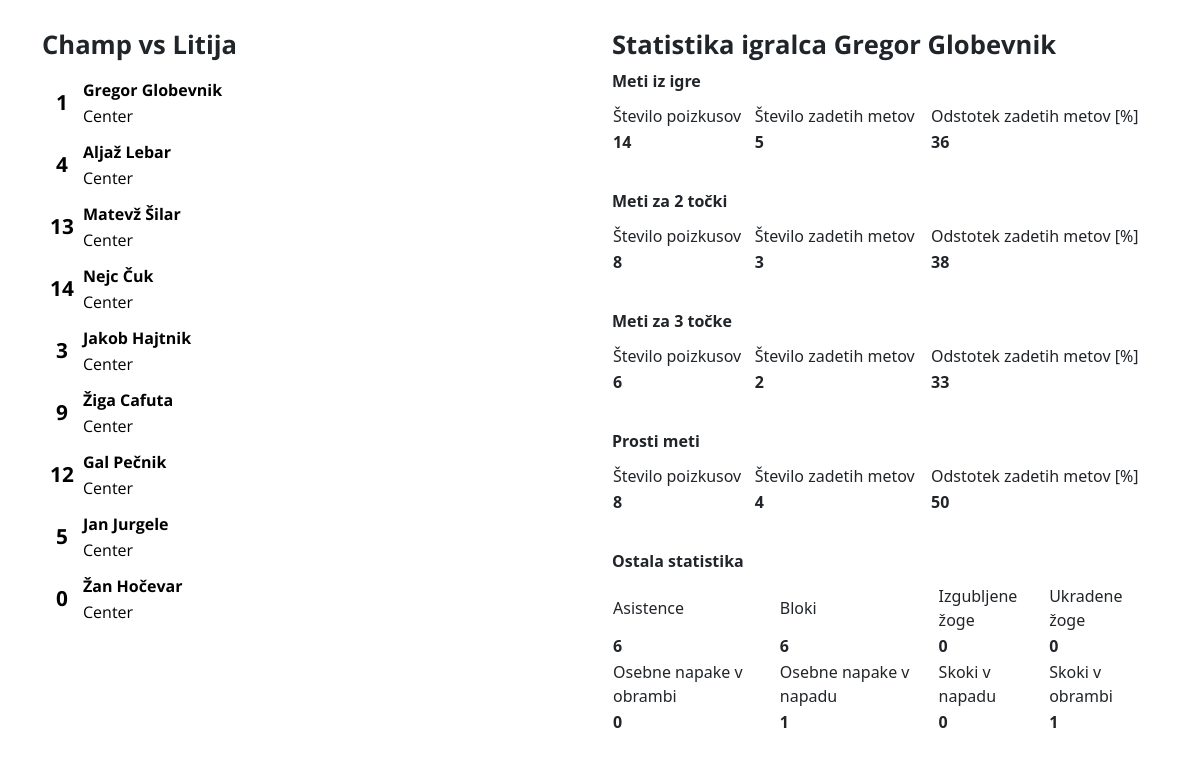
The app's page /final_stat?id=1 with its own data.
### app/models.py (models this page shows, shortened)
class Opponents(db.Model):
    opponent_id = db.Column(db.INTEGER, primary_key=True, autoincrement=True, nullable=False)
    team_name = db.Column(db.String(50), index=True)
    points = db.Column(db.Integer, index=True)
    score = db.Column(db.Boolean, index=True)
    result = db.Column(db.Boolean, index=True)
    date = db.Column(db.Date, index=True, nullable=False)
    home_team_points = db.Column(db.Integer, index=True)
    id_opponent = db.relationship('Players', backref='opponent', lazy=True)

class Players(db.Model):
    player_id = db.Column(db.Integer, primary_key=True, autoincrement=True)
    full_name = db.Column(db.String(50), index=True, nullable=False)
    jersey_no = db.Column(db.String(50), index=True, nullable=False)
    pa_1 = db.Column(db.Integer, index=True)
    pm_1 = db.Column(db.Integer, index=True)
    pa_2 = db.Column(db.Integer, index=True)
    pm_2 = db.Column(db.Integer, index=True)
    pa_3 = db.Column(db.Integer, index=True)
    pm_3 = db.Column(db.Integer, index=True)
    fouls_o = db.Column(db.Integer, index=True)
    fouls_d = db.Column(db.Integer, index=True)
    rebounds_o = db.Column(db.Integer, index=True)
    rebounds_d = db.Column(db.Integer, index=True)
    assists = db.Column(db.Integer, index=True)
    turnovers = db.Column(db.Integer, index=True)
    blocks = db.Column(db.Integer, index=True)
    steals = db.Column(db.Integer, index=True)
    id_positon = db.Column(db.Integer, db.ForeignKey('positions.position_id'), nullable=False)
    id_opponent = db.Column(db.Integer, db.ForeignKey('opponents.opponent_id'))

### app/routes.py (the view)
@app.route('/final_stat', methods=['GET', 'POST'])
def final_stat():
    selected_id = request.args.get('id', None)
    players = Players.query.all()
    current_opponent = Opponents.query.filter_by(date=date.today()).first()
    selected_player = Players.query.filter_by(player_id=selected_id).first()
    if selected_id is None:
        fga = 0
        fgm = 0
        percentage1 = 0
        percentage2 = 0
        percentage3 = 0
        percentage_fg = 0
    else:
        fga = selected_player.pa_2 + selected_player.pa_3
        fgm = selected_player.pm_2 + selected_player.pm_3
        if fga == 0:
            percentage_fg = 0
        else:
            percentage_fg = round((fgm / fga) * 100)
        if selected_player.pa_1 == 0:
            percentage1 = 0
        else:
            percentage1 = round((selected_player.pm_1 / selected_player.pa_1) * 100)
        if selected_player.pa_2 == 0:
            percentage2 = 0
        else:
            percentage2 = round((selected_player.pm_2 / selected_player.pa_2) * 100)
        if selected_player.pa_3 == 0:
            percentage3 = 0
        else:
            percentage3 = round((selected_player.pm_3 / selected_player.pa_3) * 100)
    return render_template('final_stat.html', current_opponent=current_opponent, players=players,
                           selected_player=selected_player, fga=fga, fgm=fgm, percentage1=percentage1,
                           percentage2=percentage2, percentage3=percentage3, percentage_fg=percentage_fg)

### app/templates/final_stat.html (shortened to what this page needs)
<!DOCTYPE html>
<html lang="en">
<head>
    <link rel="stylesheet" href="{{ url_for('static',filename='style.css') }}">
    <link href="https://cdn.jsdelivr.net/npm/bootstrap@5.1.0/dist/css/bootstrap.min.css" rel="stylesheet">
    <link rel="stylesheet" href="/static/css/base.css">
    <link rel="stylesheet" href="/static/css/playerList.css">
</head>
<body>
    <div class="container">
        <div class="row">
            <div class="col">
                <h1>Champ vs {{ current_opponent.team_name}}</h1>
                <div class="side-players">
                    {% for player in players %}
                        <a href="{{ url_for('final_stat', id=player.player_id) }}" class="player" id="{{ player.player_id }}">
                            <table>
                                <tr>
                                    <td rowspan="2" class="player-id">
                                        <div>{{ player.jersey_no }}</div>
                                    </td>
                                    <td>
                                        <div class="player-name">{{ player.full_name }}</div>
                                    </td>
                                </tr>
                                <tr>
                                    <td>
                                        <div class="player-pos">Center</div>
                                    </td>
                                </tr>
                            </table>
                        </a>
                    {% endfor  %}
                </div>
            </div>
            <div class="col">
                <h1 class="naslovf">Statistika igralca {{ selected_player.full_name }}</h1>
                <table>
                    <tr>
                        <td class="final">Število poizkusov</td>
                        <td class="final">Število zadetih metov</td>
                        <td class="final">Odstotek zadetih metov [%]</td>
                    </tr>
                    <tr>
                        <td id="fga" class="cifre">{{ fga }}</td>
                        <td id="fgm" class="cifre">{{ fgm }}</td>
                        <td id="percentage_fg" class="cifre">{{ percentage_fg }}</td>
                    </tr>
                </table>
                <br>
                <table>
                    <tr>
                        <td class="final">Število poizkusov</td>
                        <td class="final">Število zadetih metov</td>
                        <td class="final">Odstotek zadetih metov [%]</td>
                    </tr>
                    <tr>
                        <td id="pa2">{{ selected_player.pa_2 }}</td>
                        <td id="pm2">{{ selected_player.pm_2 }}</td>
                        <td id="percentage2">{{ percentage2 }}</td>
                    </tr>
                </table>
                <br>
                <table>
                    <tr>
                        <td class="final">Število poizkusov</td>
                        <td class="final">Število zadetih metov</td>
                        <td class="final">Odstotek zadetih metov [%]</td>
                    </tr>
                    <tr>
                        <td id="pa3">{{ selected_player.pa_3 }}</td>
                        <td id="pm3">{{ selected_player.pm_3 }}</td>
                        <td id="percentage3">{{ percentage3 }}</td>
                    </tr>
                </table>
                <br>
                <table>
                    <tr>
                        <td class="final">Število poizkusov</td>
                        <td class="final">Število zadetih metov</td>
                        <td class="final">Odstotek zadetih metov [%]</td>
                    </tr>
                    <tr>
                        <td id="pa1">{{ selected_player.pa_1 }}</td>
                        <td id="pm1">{{ selected_player.pm_1 }}</td>
                        <td id="percentage1">{{ percentage1 }}</td>
                    </tr>
                </table>
                <br>
                <table>
                    <tr>
                        <td class="final">Asistence</td>
                        <td class="final">Bloki</td>
                        <td class="final">Izgubljene žoge</td>
                        <td class="final">Ukradene žoge</td>
                    </tr>
                    <br>
                    <tr>
                        <td id="ast">{{ selected_player.assists }}</td>
                        <td id="blk">{{ selected_player.blocks }}</td>
                        <td id="to">{{ selected_player.turnovers }}</td>
                        <td id="stl">{{ selected_player.steals }}</td>
                    </tr>
                    <tr>
                        <td class="final">Osebne napake v obrambi</td>
                        <td class="final">Osebne napake v napadu</td>
                        <td class="final">Skoki v napadu</td>
                        <td class="final">Skoki v obrambi</td>
                    </tr>
                    <tr>
                        <td id="dpf">{{ selected_player.fouls_d }}</td>
                        <td id="opf">{{ selected_player.fouls_o }}</td>
                        <td id="oreb">{{ selected_player.rebounds_o }}</td>
                        <td id="dreb">{{ selected_player.rebounds_d }}</td>
                    </tr>
                </table>
            </div>
        </div>
    </div>
</body>
</html>

### app/static/css/playerList.css (style rules this page uses)
h1 { font-family: 'Open Sans', sans-serif; font-size: 1.6em; font-weight: bold; }
body { background-color: white; padding: 30px; }
div { font-weight:bold; }
.side-players { height: 100%; width: 40%; margin-top: 16px; }
a { text-decoration: none; }
table { margin: 10px 0; padding: 7px 0; width: 100%; border: none; border-radius: 10px; }
.player-id { font-family: 'Open Sans', sans-serif; font-weight: bold; color: black; font-size: 1.3em; width: 40px; text-align: center; }
.player-name { font-family: 'Open Sans', sans-serif; font-weight: bold; color: black; }
.player-pos { font-family: 'Open Sans', sans-serif; font-weight: lighter; color: black; }
.final { font-weight: 300; }
.cifre { font-weight: 900; }
.naslovf { font-weight: bold; }
@media screen and (max-width: 1200px) { .side-players { width: 40%; } }

### records on screen
Opponents: team_name "Litija"
Players: jersey_no "1", full_name "Gregor Globevnik", pa_2 "8", pm_2 "3", pa_3 "6", pm_3 "2", pa_1 "8", pm_1 "4", assists "6", blocks "6", turnovers "0", steals "0", fouls_d "0", fouls_o "1", rebounds_o "0", rebounds_d "1"
Players: jersey_no "4", full_name "Aljaž Lebar"
Players: jersey_no "13", full_name "Matevž Šilar"
Players: jersey_no "14", full_name "Nejc Čuk"
Players: jersey_no "3", full_name "Jakob Hajtnik"
Players: jersey_no "9", full_name "Žiga Cafuta"
Players: jersey_no "12", full_name "Gal Pečnik"
Players: jersey_no "5", full_name "Jan Jurgele"
Players: jersey_no "0", full_name "Žan Hočevar"

### other values on screen
{{ fga }} "14"
{{ fgm }} "5"
{{ percentage_fg }} "36"
{{ percentage2 }} "38"
{{ percentage3 }} "33"
{{ percentage1 }} "50"
